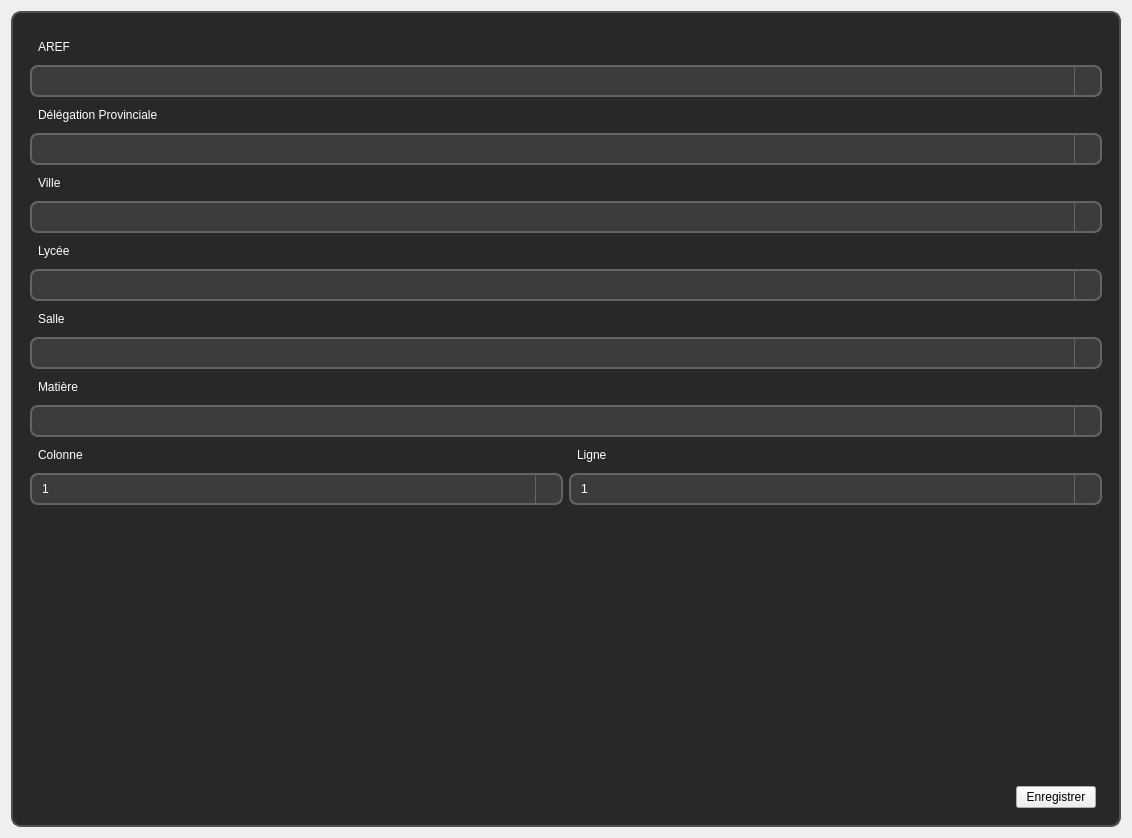
         <widget class="QWidget" name="page_4">
          <layout class="QGridLayout" name="gridLayout_11">
           <item row="0" column="1">
            <widget class="QFrame" name="frame_4">
             <property name="styleSheet">
              <string notr="true">.QFrame {
    background-color: rgb(40, 40, 40); /* Fond sombre */
    color: white; /* Texte en blanc */
    font: 14px &quot;Arial&quot;; /* Police et taille du texte */
    border: 2px solid rgb(80, 80, 80); /* Bordure subtile */
    border-radius: 10px; /* Coins arrondis */
    padding: 8px; /* Espacement interne pour le texte */
}
.QLabel{
	color: white;
    font: bold 14px &quot;Arial&quot;; /* Police en gras */
	padding: 5px;
}

QLineEdit {
    background-color: rgb(60, 60, 60);     /* Fond un peu plus clair que QFrame */
    color: white;                          /* Texte blanc */
    font: 14px &quot;Arial&quot;;                    /* Même police que les autres */
    border: 2px solid rgb(100, 100, 100);  /* Bordure légèrement visible */
    border-radius: 8px;                    /* Coins arrondis */
    padding: 6px 10px;                     /* Espacement interne confortable */
    selection-background-color: rgb(90, 150, 240); /* Couleur de sélection */
    selection-color: black;               /* Couleur du texte sélectionné */
	
}

QLineEdit:focus {
    border: 2px solid rgb(0, 120, 215);    /* Accent visuel quand actif */
    background-color: rgb(70, 70, 70);     /* Légèrement plus clair au focus */
}

QComboBox {
    background-color: rgb(60, 60, 60);     /* Fond comme QLineEdit */
    color: white;                          /* Texte blanc */
    font: 14px &quot;Arial&quot;;                    /* Même police */
    border: 2px solid rgb(100, 100, 100);  /* Bordure similaire */
    border-radius: 8px;                    /* Coins arrondis identiques */
    padding: 6px 10px;                     /* Espacement interne */
    selection-background-color: rgb(90, 150, 240);
    selection-color: black;
}

QComboBox:focus {
    border: 2px solid rgb(0, 120, 215);    /* Accent visuel quand actif */
    background-color: rgb(70, 70, 70);     /* Même effet de surbrillance */
}

QComboBox::drop-down {
    subcontrol-origin: padding;
    subcontrol-position: top right;
    width: 25px;
    border-left: 1px solid rgb(100, 100, 100);
    background-color: rgb(60, 60, 60);
    border-top-right-radius: 8px;
    border-bottom-right-radius: 8px;
}

QComboBox::down-arrow {
    image: url(static/icon/down-arrow.svg); /* Assure-toi que le fichier existe */
    width: 12px;
    height: 12px;
}

QComboBox QAbstractItemView {
    background-color: rgb(60, 60, 60);          /* Fond du menu déroulant */
    border: 1px solid rgb(100, 100, 100);       /* Bordure */
    selection-background-color: rgb(90, 150, 240); /* Fond sélectionné */
    selection-color: black;                    /* Texte sélectionné */
    color: white;                               /* &lt;&lt;&lt; Texte des items non sélectionnés */
    padding: 5px;
    font: 14px &quot;Arial&quot;;
}

</string>
             </property>
             <property name="frameShape">
              <enum>QFrame::StyledPanel</enum>
             </property>
             <property name="frameShadow">
              <enum>QFrame::Raised</enum>
             </property>
             <layout class="QGridLayout" name="gridLayout_12">
              <item row="12" column="0" colspan="3">
               <layout class="QGridLayout" name="gridLayout_10">
                <item row="0" column="0">
                 <widget class="QLabel" name="label_20">
                  <property name="text">
                   <string>Colonne</string>
                  </property>
                 </widget>
                </item>
                <item row="0" column="1">
                 <widget class="QLabel" name="label_21">
                  <property name="text">
                   <string>Ligne</string>
                  </property>
                 </widget>
                </item>
                <item row="1" column="0">
                 <widget class="QComboBox" name="comboBox_cols">
                  <item>
                   <property name="text">
                    <string>1</string>
                   </property>
                  </item>
                  <item>
                   <property name="text">
                    <string>2</string>
                   </property>
                  </item>
                  <item>
                   <property name="text">
                    <string>3</string>
                   </property>
                  </item>
                  <item>
                   <property name="text">
                    <string>4</string>
                   </property>
                  </item>
                  <item>
                   <property name="text">
                    <string>5</string>
                   </property>
                  </item>
                 </widget>
                </item>
                <item row="1" column="1">
                 <widget class="QComboBox" name="comboBox_rows">
                  <item>
                   <property name="text">
                    <string>1</string>
                   </property>
                  </item>
                  <item>
                   <property name="text">
                    <string>2</string>
                   </property>
                  </item>
                  <item>
                   <property name="text">
                    <string>3</string>
                   </property>
                  </item>
                  <item>
                   <property name="text">
                    <string>4</string>
                   </property>
                  </item>
                  <item>
                   <property name="text">
                    <string>5</string>
                   </property>
                  </item>
                  <item>
                   <property name="text">
                    <string>6</string>
                   </property>
                  </item>
                  <item>
                   <property name="text">
                    <string>7</string>
                   </property>
                  </item>
                  <item>
                   <property name="text">
                    <string>8</string>
                   </property>
                  </item>
                  <item>
                   <property name="text">
                    <string>9</string>
                   </property>
                  </item>
                  <item>
                   <property name="text">
                    <string>10</string>
                   </property>
                  </item>
                  <item>
                   <property name="text">
                    <string>11</string>
                   </property>
                  </item>
                  <item>
                   <property name="text">
                    <string>12</string>
                   </property>
                  </item>
                  <item>
                   <property name="text">
                    <string>13</string>
                   </property>
                  </item>
                  <item>
                   <property name="text">
                    <string>14</string>
                   </property>
                  </item>
                  <item>
                   <property name="text">
                    <string>15</string>
                   </property>
                  </item>
                 </widget>
                </item>
               </layout>
              </item>
              <item row="7" column="0" colspan="3">
               <widget class="QComboBox" name="comboBox_lycee"/>
              </item>
              <item row="10" column="0">
               <widget class="QLabel" name="label_19">
                <property name="text">
                 <string>Matière</string>
                </property>
               </widget>
              </item>
              <item row="14" column="0">
               <spacer name="horizontalSpacer_8">
                <property name="orientation">
                 <enum>Qt::Horizontal</enum>
                </property>
                <property name="sizeHint" stdset="0">
                 <size>
                  <width>975</width>
                  <height>20</height>
                 </size>
                </property>
               </spacer>
              </item>
              <item row="13" column="0" colspan="2">
               <spacer name="verticalSpacer_2">
                <property name="orientation">
                 <enum>Qt::Vertical</enum>
                </property>
                <property name="sizeHint" stdset="0">
                 <size>
                  <width>1066</width>
                  <height>275</height>
                 </size>
                </property>
               </spacer>
              </item>
              <item row="3" column="0" colspan="3">
               <widget class="QComboBox" name="comboBox_dp"/>
              </item>
              <item row="9" column="0" colspan="3">
               <widget class="QComboBox" name="comboBox_salle">
                <property name="styleSheet">
                 <string notr="true"/>
                </property>
               </widget>
              </item>
              <item row="1" column="0" colspan="3">
               <widget class="QComboBox" name="comboBox_aref"/>
              </item>
              <item row="0" column="0">
               <widget class="QLabel" name="label">
                <property name="styleSheet">
                 <string notr="true">QLabel
{
	padding-top:10px;
}</string>
                </property>
                <property name="text">
                 <string>AREF</string>
                </property>
               </widget>
              </item>
              <item row="5" column="0" colspan="3">
               <widget class="QComboBox" name="comboBox_ville"/>
              </item>
              <item row="2" column="0">
               <widget class="QLabel" name="label_13">
                <property name="text">
                 <string>Délégation Provinciale</string>
                </property>
               </widget>
              </item>
              <item row="4" column="0">
               <widget class="QLabel" name="label_14">
                <property name="text">
                 <string>Ville</string>
                </property>
               </widget>
              </item>
              <item row="11" column="0" colspan="3">
               <widget class="QComboBox" name="comboBox_matiere"/>
              </item>
              <item row="6" column="0">
               <widget class="QLabel" name="label_16">
                <property name="text">
                 <string>Lycée</string>
                </property>
               </widget>
              </item>
              <item row="8" column="0">
               <widget class="QLabel" name="label_17">
                <property name="text">
                 <string>Salle</string>
                </property>
               </widget>
              </item>
              <item row="14" column="1">
               <widget class="QPushButton" name="pushButton_enregistrer">
                <property name="text">
                 <string>Enregistrer</string>
                </property>
               </widget>
              </item>
             </layout>
            </widget>
           </item>
          </layout>
         </widget>
